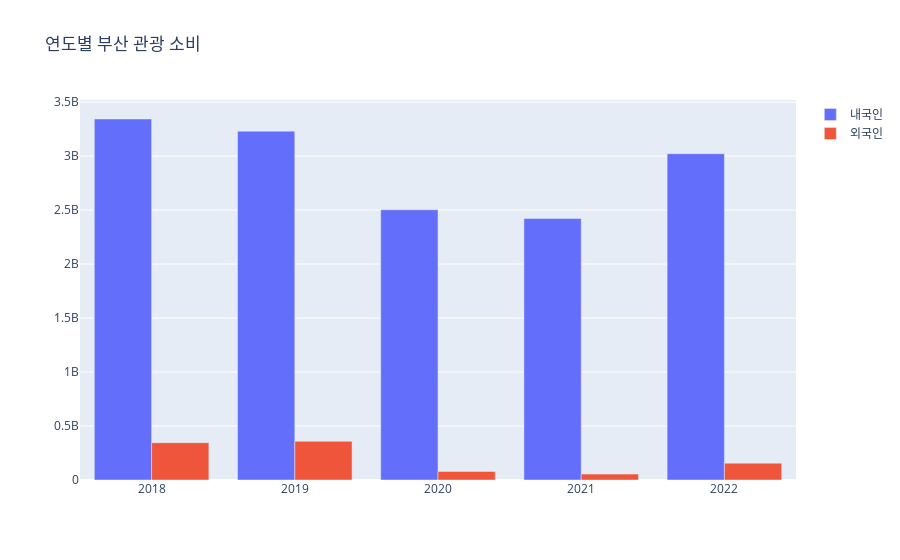

The code cell stored with this chart in its notebook:
### Code cell
data1 = go.Bar(x=local_total['Year'], y=local_total['지출액'], name='내국인')
data2 = go.Bar(x=foreigner_total['Year'], y=foreigner_total['지출액'], name='외국인')
layout = go.Layout(title='연도별 부산 관광 소비') # Title 설정

# 생성된 Bar 클래스를 리스트로 만들어 data 인자로 설정
fig = go.Figure(data=[data1, data2], layout=layout)
fig.show()

### Figure 1 — Plotly figure (JSON) as saved in the notebook; plotly's stock layout.template omitted (floating-point values rounded to 4 significant figures)
{"data": [{"name": "내국인", "type": "bar", "x": ["2018", "2019", "2020", "2021", "2022"], "y": [3344017631, 3231025905, 2503393205, 2422827075, 3022404485]}, {"name": "외국인", "type": "bar", "x": ["2018", "2019", "2020", "2021", "2022"], "y": [344915855, 358703617, 79233771, 54843142, 156175935]}], "layout": {"title": {"text": "연도별 부산 관광 소비"}}}
